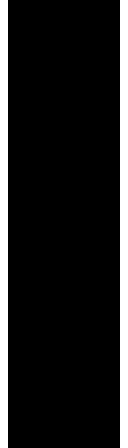

A 2D game scene composited from a Tiled map and its tileset images. What follows is a short description and the map's XML, with every tile layer's data as written:
An orthogonal 16x56 tile map with 8x8 px tiles, 2 tile layers (border, Tile Layer 1), 2 tilesets and 12 objects (11x Coin(psychedelic), Custom(BgPsych6)).

<map version="1.4" tiledversion="1.4.3" orientation="orthogonal" renderorder="right-down" width="16" height="56" tilewidth="8" tileheight="8" infinite="0" nextlayerid="7" nextobjectid="55">
 <editorsettings>
  <export target="../../../resources/levels/zones/psychedelic/psychedelic_first.json" format="ld48-export" />
 </editorsettings>
 <tileset firstgid="1" source="../../tsx/tiles_red.tsx" />
 <tileset firstgid="593" source="../../tsx/tiles_green.tsx" />
 <objectgroup id="2" name="bg_base" visible="0">
  <properties>
   <property name="z" type="float" value="-1" />
  </properties>
  <object id="42" name="BG" type="Custom(BgPsych6)" x="0" y="0" width="128" height="448" />
 </objectgroup>
 <objectgroup id="6" name="debug">
  <properties>
   <property name="z" type="float" value="5" />
  </properties>
 </objectgroup>
 <objectgroup id="3" name="pickups">
  <object id="43" name="pickup" type="Coin(psychedelic)" x="24" y="120" width="16" height="16" />
  <object id="44" name="pickup" type="Coin(psychedelic)" x="72" y="152" width="16" height="16" />
  <object id="45" name="pickup" type="Coin(psychedelic)" x="56" y="72" width="16" height="16" />
  <object id="46" name="pickup" type="Coin(psychedelic)" x="88" y="176" width="16" height="16" />
  <object id="47" name="pickup" type="Coin(psychedelic)" x="40" y="256" width="16" height="16" />
  <object id="48" name="pickup" type="Coin(psychedelic)" x="56" y="296" width="16" height="16" />
  <object id="49" name="pickup" type="Coin(psychedelic)" x="56" y="336" width="16" height="16" />
  <object id="50" name="pickup" type="Coin(psychedelic)" x="56" y="368" width="16" height="16" />
  <object id="51" name="pickup" type="Coin(psychedelic)" x="56" y="392" width="16" height="16" />
  <object id="52" name="pickup" type="Coin(psychedelic)" x="56" y="408" width="16" height="16" />
  <object id="53" name="pickup" type="Coin(psychedelic)" x="56" y="424" width="16" height="16" />
 </objectgroup>
 <objectgroup id="5" name="obstacles" />
 <layer id="4" name="border" width="16" height="56">
  <data encoding="csv">
111,0,0,0,0,0,0,0,0,0,0,0,0,0,0,111,
111,0,0,0,0,0,0,0,0,0,0,0,0,0,0,111,
111,0,0,0,0,0,0,0,0,0,0,0,0,0,0,111,
111,0,0,0,0,0,0,0,0,0,0,0,0,0,0,111,
111,0,0,0,0,0,0,0,0,0,0,0,0,0,0,111,
111,0,0,0,0,0,0,0,0,0,0,0,0,0,0,111,
111,0,0,0,0,0,0,0,0,0,0,0,0,0,0,111,
111,0,0,0,0,0,0,0,0,0,0,0,0,0,0,111,
111,0,0,0,0,0,0,0,0,0,0,0,0,0,0,111,
111,0,0,0,0,0,0,0,0,0,0,0,0,0,0,111,
111,0,0,0,0,0,0,0,0,0,0,0,0,0,0,111,
111,0,0,0,0,0,0,0,0,0,0,0,0,0,0,111,
111,0,0,0,0,0,0,0,0,0,0,0,0,0,0,111,
111,0,0,0,0,0,0,0,0,0,0,0,0,0,0,111,
111,0,0,0,0,0,0,0,0,0,0,0,0,0,0,111,
111,0,0,0,0,0,0,0,0,0,0,0,0,0,0,111,
111,0,0,0,0,0,0,0,0,0,0,0,0,0,0,111,
111,0,0,0,0,0,0,0,0,0,0,0,0,0,0,111,
111,0,0,0,0,0,0,0,0,0,0,0,0,0,0,111,
111,0,0,0,0,0,0,0,0,0,0,0,0,0,0,111,
111,0,0,0,0,0,0,0,0,0,0,0,0,0,0,111,
111,0,0,0,0,0,0,0,0,0,0,0,0,0,0,111,
111,0,0,0,0,0,0,0,0,0,0,0,0,0,0,111,
111,0,0,0,0,0,0,0,0,0,0,0,0,0,0,111,
111,0,0,0,0,0,0,0,0,0,0,0,0,0,0,111,
111,0,0,0,0,0,0,0,0,0,0,0,0,0,0,111,
111,0,0,0,0,0,0,0,0,0,0,0,0,0,0,111,
111,0,0,0,0,0,0,0,0,0,0,0,0,0,0,111,
111,0,0,0,0,0,0,0,0,0,0,0,0,0,0,111,
111,0,0,0,0,0,0,0,0,0,0,0,0,0,0,111,
111,0,0,0,0,0,0,0,0,0,0,0,0,0,0,111,
111,0,0,0,0,0,0,0,0,0,0,0,0,0,0,111,
111,0,0,0,0,0,0,0,0,0,0,0,0,0,0,111,
111,0,0,0,0,0,0,0,0,0,0,0,0,0,0,111,
111,0,0,0,0,0,0,0,0,0,0,0,0,0,0,111,
111,0,0,0,0,0,0,0,0,0,0,0,0,0,0,111,
111,0,0,0,0,0,0,0,0,0,0,0,0,0,0,111,
111,0,0,0,0,0,0,0,0,0,0,0,0,0,0,111,
111,0,0,0,0,0,0,0,0,0,0,0,0,0,0,111,
111,0,0,0,0,0,0,0,0,0,0,0,0,0,0,111,
111,0,0,0,0,0,0,0,0,0,0,0,0,0,0,111,
111,0,0,0,0,0,0,0,0,0,0,0,0,0,0,111,
111,0,0,0,0,0,0,0,0,0,0,0,0,0,0,111,
111,0,0,0,0,0,0,0,0,0,0,0,0,0,0,111,
111,0,0,0,0,0,0,0,0,0,0,0,0,0,0,111,
111,0,0,0,0,0,0,0,0,0,0,0,0,0,0,111,
111,0,0,0,0,0,0,0,0,0,0,0,0,0,0,111,
111,0,0,0,0,0,0,0,0,0,0,0,0,0,0,111,
111,0,0,0,0,0,0,0,0,0,0,0,0,0,0,111,
111,0,0,0,0,0,0,0,0,0,0,0,0,0,0,111,
111,0,0,0,0,0,0,0,0,0,0,0,0,0,0,111,
111,0,0,0,0,0,0,0,0,0,0,0,0,0,0,111,
111,0,0,0,0,0,0,0,0,0,0,0,0,0,0,111,
111,0,0,0,0,0,0,0,0,0,0,0,0,0,0,111,
111,0,0,0,0,0,0,0,0,0,0,0,0,0,0,111,
111,0,0,0,0,0,0,0,0,0,0,0,0,0,0,111
</data>
 </layer>
 <layer id="1" name="Tile Layer 1" width="16" height="56">
  <properties>
   <property name="z" type="float" value="5" />
  </properties>
  <data encoding="csv">
0,0,0,0,0,0,0,0,0,0,0,0,0,0,0,0,
0,0,0,0,0,0,0,0,0,0,0,0,0,0,0,0,
0,0,0,0,0,0,0,0,0,0,0,0,0,0,0,0,
0,0,0,0,0,0,0,0,0,0,0,0,0,0,0,0,
0,0,0,0,0,0,0,0,0,0,0,0,0,0,0,0,
0,0,0,0,0,0,0,0,0,0,0,0,0,0,0,0,
0,0,0,0,0,0,0,0,0,0,0,0,0,0,0,0,
0,0,0,0,0,0,0,0,0,0,0,0,0,0,0,0,
0,0,0,0,0,0,0,0,0,0,0,0,0,0,0,0,
0,0,0,0,0,0,0,0,0,0,0,0,0,0,0,0,
0,0,0,0,0,0,0,0,0,0,0,0,0,0,0,0,
0,0,0,0,0,0,0,0,0,0,0,0,0,0,0,0,
0,0,0,0,0,0,0,0,0,0,0,0,0,0,0,0,
0,0,0,0,0,0,0,0,0,0,0,0,0,0,0,0,
0,0,0,0,0,0,0,0,0,0,0,0,0,0,0,0,
0,0,0,0,0,0,0,0,0,0,0,0,0,0,0,0,
0,0,0,0,0,0,0,0,0,0,0,0,0,0,0,0,
0,0,0,0,0,0,0,0,0,0,0,0,0,0,0,0,
0,0,0,0,0,0,0,0,0,0,0,0,0,0,0,0,
0,0,0,0,0,0,0,0,0,0,0,0,0,0,0,0,
0,0,0,0,0,0,0,0,0,0,0,0,0,0,0,0,
0,0,0,0,0,0,0,0,0,0,0,0,0,0,0,0,
0,0,0,0,0,0,0,0,0,0,0,0,0,0,0,0,
0,0,0,0,0,0,0,0,0,0,0,0,0,0,0,0,
0,0,0,0,0,0,0,0,0,0,0,0,0,0,0,0,
0,0,0,0,0,0,0,0,0,0,0,0,0,0,0,0,
0,0,0,0,0,0,0,0,0,0,0,0,0,0,0,0,
0,0,0,0,0,0,0,0,0,0,0,0,0,0,0,0,
0,0,0,0,0,0,0,0,0,0,0,0,0,0,0,0,
0,0,0,0,0,0,0,0,0,0,0,0,0,0,0,0,
0,0,0,0,0,0,0,0,0,0,0,0,0,0,0,0,
0,0,0,0,0,0,0,0,0,0,0,0,0,0,0,0,
0,0,0,0,0,0,0,0,0,0,0,0,0,0,0,0,
0,0,0,0,0,0,0,0,0,0,0,0,0,0,0,0,
0,0,0,0,0,0,0,0,0,0,0,0,0,0,0,0,
0,0,0,0,0,0,0,0,0,0,0,0,0,0,0,0,
0,0,0,0,0,0,0,0,0,0,0,0,0,0,0,0,
0,0,0,0,0,0,0,0,0,0,0,0,0,0,0,0,
0,0,0,0,0,0,0,0,0,0,0,0,0,0,0,0,
0,0,0,0,0,0,0,0,0,0,0,0,0,0,0,0,
0,0,0,0,0,0,0,0,0,0,0,0,0,0,0,0,
0,0,0,0,0,0,0,0,0,0,0,0,0,0,0,0,
0,0,0,0,0,0,0,0,0,0,0,0,0,0,0,0,
0,0,0,0,0,0,0,0,0,0,0,0,0,0,0,0,
0,0,0,0,0,0,0,0,0,0,0,0,0,0,0,0,
0,0,0,0,0,0,0,0,0,0,0,0,0,0,0,0,
0,0,0,0,0,0,0,0,0,0,0,0,0,0,0,0,
0,0,0,0,0,0,0,0,0,0,0,0,0,0,0,0,
0,0,0,0,0,0,0,0,0,0,0,0,0,0,0,0,
0,0,0,0,0,0,0,0,0,0,0,0,0,0,0,0,
0,0,0,0,0,0,0,0,0,0,0,0,0,0,0,0,
0,0,0,0,0,0,0,0,0,0,0,0,0,0,0,0,
0,0,0,0,0,0,0,0,0,0,0,0,0,0,0,0,
0,0,0,0,0,0,0,0,0,0,0,0,0,0,0,0,
0,0,0,0,0,0,0,0,0,0,0,0,0,0,0,0,
0,0,0,0,0,0,0,0,0,0,0,0,0,0,0,0
</data>
 </layer>
</map>
